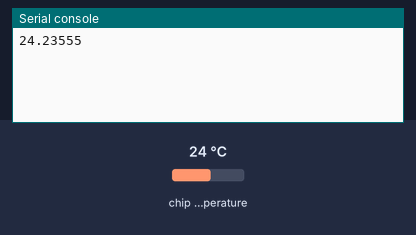
A program run on a simulated Raspberry Pi Pico running MicroPython. Parts: the last lines printed to the serial console. The inputs (shaded band) are chosen by the test bench; at power-on: chip temperature 24 °C. Files the program writes start out absent.

Above: at 1.2 s.
1.3 s: chip temperature set to 1 °C
At 3.4 s:
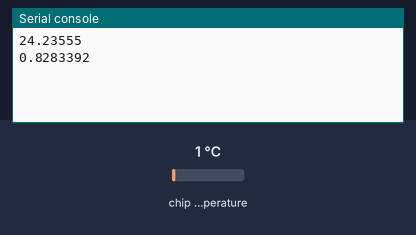
4.0 s: chip temperature set to 11 °C
At 4.9 s:
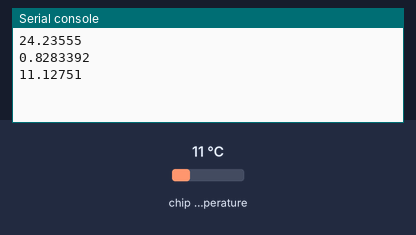
Timing chart, 0 to 7.0 s (numbered marks = the images above; inputs shaded):
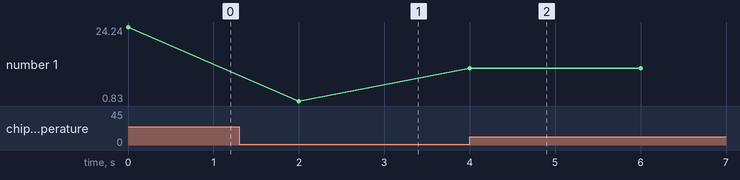

The program:

Temperature_measure.py
```python
from machine import Pin, ADC
import utime
sensor_temp = ADC(ADC.CORE_TEMP)
conversion_factor = 3.3 / (65535)
file = open("temps.txt", "w")
while True:
    reading = sensor_temp.read_u16() * conversion_factor
    temperature = 27 - (reading - 0.706)/0.001721
    print(temperature)
    file.write(str(temperature))
    file.flush()
    utime.sleep(2)
```

Measured:
- after the input at 1.3 s, the serial console: prints a new line after 0.70 s (image 1)
- after the input at 4.0 s, the serial console: prints a new line at once (image 2)
- plotted number 1: 24.24 → 0.83 after the input at 1.3 s, 0.83 → 11.13 after the input at 4.0 s
